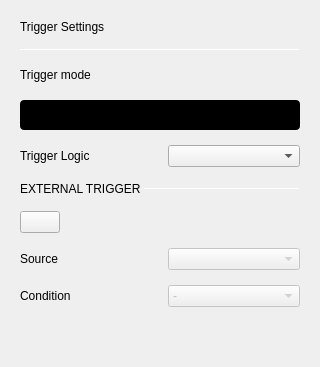
               <widget class="QWidget" name="triggerSettings">
                <property name="minimumSize">
                 <size>
                  <width>100</width>
                  <height>0</height>
                 </size>
                </property>
                <layout class="QVBoxLayout" name="verticalLayout_10">
                 <property name="spacing">
                  <number>15</number>
                 </property>
                 <property name="leftMargin">
                  <number>20</number>
                 </property>
                 <property name="topMargin">
                  <number>20</number>
                 </property>
                 <property name="rightMargin">
                  <number>20</number>
                 </property>
                 <property name="bottomMargin">
                  <number>20</number>
                 </property>
                 <item>
                  <widget class="QLabel" name="label_9">
                   <property name="sizePolicy">
                    <sizepolicy hsizetype="Preferred" vsizetype="Fixed">
                     <horstretch>0</horstretch>
                     <verstretch>0</verstretch>
                    </sizepolicy>
                   </property>
                   <property name="text">
                    <string>Trigger Settings</string>
                   </property>
                   <property name="general_settings_label" stdset="0">
                    <bool>true</bool>
                   </property>
                  </widget>
                 </item>
                 <item>
                  <widget class="Line" name="line_6">
                   <property name="maximumSize">
                    <size>
                     <width>16777215</width>
                     <height>1</height>
                    </size>
                   </property>
                   <property name="orientation">
                    <enum>Qt::Horizontal</enum>
                   </property>
                   <property name="blue_line" stdset="0">
                    <bool>true</bool>
                   </property>
                  </widget>
                 </item>
                 <item>
                  <spacer name="verticalSpacer_4">
                   <property name="orientation">
                    <enum>Qt::Vertical</enum>
                   </property>
                   <property name="sizeType">
                    <enum>QSizePolicy::Fixed</enum>
                   </property>
                   <property name="sizeHint" stdset="0">
                    <size>
                     <width>20</width>
                     <height>0</height>
                    </size>
                   </property>
                  </spacer>
                 </item>
                 <item>
                  <layout class="QHBoxLayout" name="horizontalLayout_5">
                   <property name="spacing">
                    <number>0</number>
                   </property>
                   <property name="topMargin">
                    <number>0</number>
                   </property>
                   <item>
                    <widget class="QLabel" name="label_10">
                     <property name="sizePolicy">
                      <sizepolicy hsizetype="Fixed" vsizetype="Preferred">
                       <horstretch>0</horstretch>
                       <verstretch>0</verstretch>
                      </sizepolicy>
                     </property>
                     <property name="text">
                      <string>Trigger mode</string>
                     </property>
                    </widget>
                   </item>
                   <item>
                    <spacer name="horizontalSpacer_14">
                     <property name="orientation">
                      <enum>Qt::Horizontal</enum>
                     </property>
                     <property name="sizeHint" stdset="0">
                      <size>
                       <width>40</width>
                       <height>20</height>
                      </size>
                     </property>
                    </spacer>
                   </item>
                  </layout>
                 </item>
                 <item>
                  <widget class="adiscope::CustomSwitch" name="btnTriggerMode">
                   <property name="styleSheet">
                    <string notr="true">QPushButton {
min-height: 30px;
max-height: 30px;
min-width: 280px;
max-width: 280px;
background-color: black;
border-radius: 4px;
}

QPushButton:disabled {
background-color: qlineargradient(spread:pad, x1:0.5, y1:0, x2:0.501, y2:0, stop:0 #727273, stop:1 #141416);
}

QWidget#handle {
min-height: 30px;
max-height: 30px;
min-width: 142px;
max-width: 142px;
background-color: #4a64ff;
border-radius: 2px;
}

QWidget#handle:disabled {
background-color: #aaaaaa;
}

QLabel {
margin-top: 6px;
background-color: transparent;
line-height: 19px;
}

QLabel#on {
margin-top: 0px;
min-height:30px;
max-height:30px;
min-width:140px;
max-width:140px;
qproperty-alignment: AlignCenter AlignCenter;
margin-left: 0px;
color: white;
}

QLabel#on:disabled {
color: rgba(255,255,255,102);
}

QLabel#off {
margin-top: 0px;
min-height:30px;
max-height:30px;
min-width:140px;
max-width:140px;
margin-left: 140px;
color: white;
qproperty-alignment: AlignCenter AlignCenter;
}

QLabel#off:disabled {
color: rgba(255,255,255,51);
}
</string>
                   </property>
                   <property name="text">
                    <string/>
                   </property>
                   <property name="checkable">
                    <bool>true</bool>
                   </property>
                   <property name="checked">
                    <bool>false</bool>
                   </property>
                   <property name="leftText" stdset="0">
                    <string>auto</string>
                   </property>
                   <property name="rightText" stdset="0">
                    <string>normal</string>
                   </property>
                   <property name="duration" stdset="0">
                    <number>100</number>
                   </property>
                  </widget>
                 </item>
                 <item>
                  <layout class="QGridLayout" name="gridLayout">
                   <property name="topMargin">
                    <number>0</number>
                   </property>
                   <property name="spacing">
                    <number>15</number>
                   </property>
                   <item row="0" column="0">
                    <widget class="QLabel" name="label_11">
                     <property name="text">
                      <string>Trigger Logic</string>
                     </property>
                    </widget>
                   </item>
                   <item row="0" column="1">
                    <widget class="QComboBox" name="triggerLogicComboBox"/>
                   </item>
                  </layout>
                 </item>
                 <item>
                  <layout class="QHBoxLayout" name="horizontalLayout_10">
                   <property name="spacing">
                    <number>0</number>
                   </property>
                   <property name="topMargin">
                    <number>0</number>
                   </property>
                   <item>
                    <widget class="QLabel" name="label_12">
                     <property name="sizePolicy">
                      <sizepolicy hsizetype="Fixed" vsizetype="Preferred">
                       <horstretch>0</horstretch>
                       <verstretch>0</verstretch>
                      </sizepolicy>
                     </property>
                     <property name="text">
                      <string>EXTERNAL TRIGGER </string>
                     </property>
                     <property name="subsection_label" stdset="0">
                      <bool>true</bool>
                     </property>
                    </widget>
                   </item>
                   <item>
                    <widget class="Line" name="line_7">
                     <property name="sizePolicy">
                      <sizepolicy hsizetype="Expanding" vsizetype="Fixed">
                       <horstretch>0</horstretch>
                       <verstretch>0</verstretch>
                      </sizepolicy>
                     </property>
                     <property name="maximumSize">
                      <size>
                       <width>16777215</width>
                       <height>1</height>
                      </size>
                     </property>
                     <property name="orientation">
                      <enum>Qt::Horizontal</enum>
                     </property>
                     <property name="subsection_line" stdset="0">
                      <bool>true</bool>
                     </property>
                    </widget>
                   </item>
                  </layout>
                 </item>
                 <item>
                  <layout class="QHBoxLayout" name="horizontalLayout_11">
                   <property name="topMargin">
                    <number>0</number>
                   </property>
                   <item>
                    <widget class="adiscope::CustomSwitch" name="btnEnableExternalTrigger">
                     <property name="text">
                      <string/>
                     </property>
                    </widget>
                   </item>
                   <item>
                    <spacer name="horizontalSpacer_16">
                     <property name="orientation">
                      <enum>Qt::Horizontal</enum>
                     </property>
                     <property name="sizeHint" stdset="0">
                      <size>
                       <width>40</width>
                       <height>20</height>
                      </size>
                     </property>
                    </spacer>
                   </item>
                  </layout>
                 </item>
                 <item>
                  <layout class="QGridLayout" name="gridLayout_3">
                   <property name="topMargin">
                    <number>0</number>
                   </property>
                   <property name="spacing">
                    <number>15</number>
                   </property>
                   <item row="0" column="0">
                    <widget class="QLabel" name="label_13">
                     <property name="text">
                      <string>Source</string>
                     </property>
                    </widget>
                   </item>
                   <item row="1" column="0">
                    <widget class="QLabel" name="label_14">
                     <property name="text">
                      <string>Condition</string>
                     </property>
                    </widget>
                   </item>
                   <item row="0" column="1">
                    <widget class="QComboBox" name="externalTriggerSourceComboBox">
                     <property name="enabled">
                      <bool>false</bool>
                     </property>
                    </widget>
                   </item>
                   <item row="1" column="1">
                    <widget class="QComboBox" name="externalTriggerConditionComboBox">
                     <property name="enabled">
                      <bool>false</bool>
                     </property>
                     <item>
                      <property name="text">
                       <string>-</string>
                      </property>
                     </item>
                     <item>
                      <property name="text">
                       <string/>
                      </property>
                      <property name="icon">
                       <iconset>
                        <normalon>:/icons/trigger_rising_enabled.svg</normalon>
                       </iconset>
                      </property>
                     </item>
                     <item>
                      <property name="text">
                       <string/>
                      </property>
                      <property name="icon">
                       <iconset>
                        <normalon>:/icons/trigger_falling_enabled.svg</normalon>
                       </iconset>
                      </property>
                     </item>
                     <item>
                      <property name="text">
                       <string/>
                      </property>
                      <property name="icon">
                       <iconset>
                        <normalon>:/icons/trigger_high_enabled.svg</normalon>
                       </iconset>
                      </property>
                     </item>
                     <item>
                      <property name="text">
                       <string/>
                      </property>
                      <property name="icon">
                       <iconset>
                        <normalon>:/icons/trigger_low_enabled.svg</normalon>
                       </iconset>
                      </property>
                     </item>
                     <item>
                      <property name="text">
                       <string/>
                      </property>
                      <property name="icon">
                       <iconset>
                        <disabledon>:/icons/trigger_any_enabled.svg</disabledon>
                       </iconset>
                      </property>
                     </item>
                    </widget>
                   </item>
                  </layout>
                 </item>
                 <item>
                  <spacer name="verticalSpacer_3">
                   <property name="orientation">
                    <enum>Qt::Vertical</enum>
                   </property>
                   <property name="sizeHint" stdset="0">
                    <size>
                     <width>20</width>
                     <height>40</height>
                    </size>
                   </property>
                  </spacer>
                 </item>
                </layout>
               </widget>
